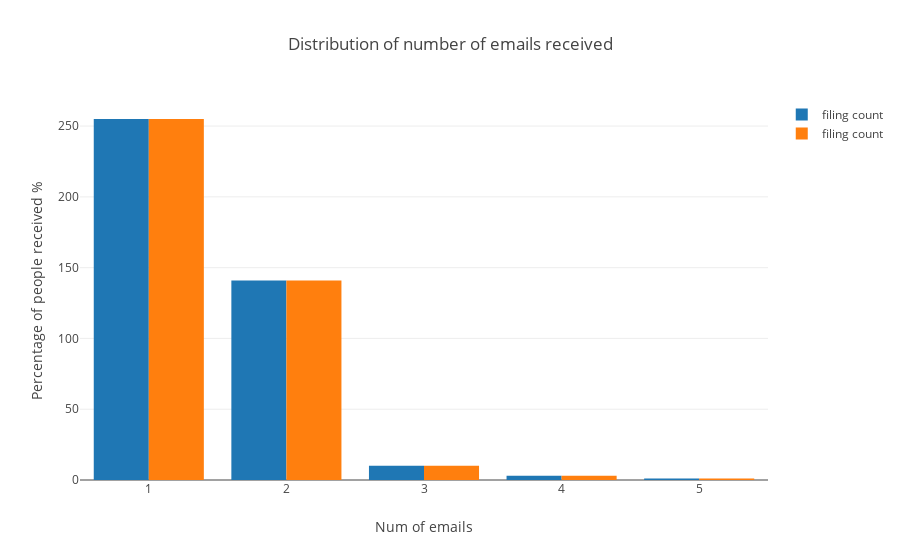

Notebook cell for this chart:
### Code cell
trace1 = go.Bar(x = item_numer_distribution['number of items'], 
                y = item_numer_distribution['count'],
                name = 'filing count')

trace2 = go.Bar(x = item_numer_distribution['number of items'], 
                y = item_numer_distribution['count'],
                name = 'filing count')

data = [trace1,trace2]


iplot({
    "data":data,
    "layout":go.Layout(title="Distribution of number of emails received", 
                       xaxis={'title':'Num of emails'}, 
                       yaxis={'title':'Percentage of people received %'})})

### Figure 1 — Plotly figure (JSON) as saved in the notebook; plotly's stock layout.template omitted (floating-point values rounded to 4 significant figures)
{"data": [{"name": "filing count", "type": "bar", "uid": "fa623cec-f042-11e8-a42b-d46d6dd18516", "x": [1, 2, 3, 4, 5], "y": [255, 141, 10, 3, 1]}, {"name": "filing count", "type": "bar", "uid": "fa624f40-f042-11e8-bb5c-d46d6dd18516", "x": [1, 2, 3, 4, 5], "y": [255, 141, 10, 3, 1]}], "layout": {"title": "Distribution of number of emails received", "xaxis": {"title": "Num of emails"}, "yaxis": {"title": "Percentage of people received %"}}}
